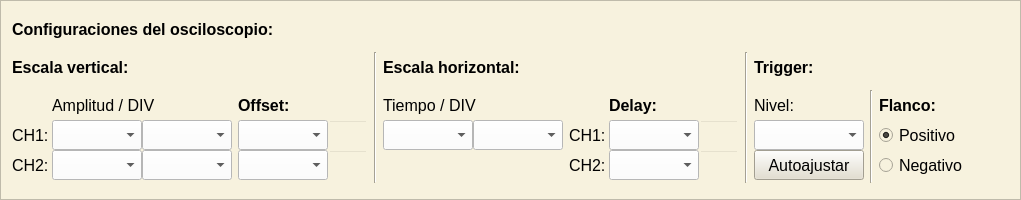
     <widget class="QFrame" name="row4_1">
      <property name="minimumSize">
       <size>
        <width>351</width>
        <height>200</height>
       </size>
      </property>
      <property name="maximumSize">
       <size>
        <width>16777215</width>
        <height>200</height>
       </size>
      </property>
      <property name="styleSheet">
       <string notr="true">background-color: rgb(247, 242, 222);</string>
      </property>
      <property name="frameShape">
       <enum>QFrame::Shape::StyledPanel</enum>
      </property>
      <property name="frameShadow">
       <enum>QFrame::Shadow::Raised</enum>
      </property>
      <layout class="QGridLayout" name="gridLayout_16">
       <item row="2" column="3">
        <layout class="QGridLayout" name="gridLayout">
         <property name="spacing">
          <number>0</number>
         </property>
         <item row="0" column="0" colspan="2">
          <widget class="QLabel" name="tiempo_div">
           <property name="minimumSize">
            <size>
             <width>100</width>
             <height>30</height>
            </size>
           </property>
           <property name="maximumSize">
            <size>
             <width>100</width>
             <height>30</height>
            </size>
           </property>
           <property name="font">
            <font>
             <family>Segoe UI</family>
             <pointsize>12</pointsize>
            </font>
           </property>
           <property name="text">
            <string>Tiempo / DIV</string>
           </property>
          </widget>
         </item>
         <item row="1" column="1">
          <widget class="QComboBox" name="tiempo_unidad">
           <property name="minimumSize">
            <size>
             <width>90</width>
             <height>30</height>
            </size>
           </property>
           <property name="maximumSize">
            <size>
             <width>90</width>
             <height>30</height>
            </size>
           </property>
           <property name="font">
            <font>
             <pointsize>12</pointsize>
            </font>
           </property>
           <property name="styleSheet">
            <string notr="true">background-color: rgb(255, 255, 255);</string>
           </property>
          </widget>
         </item>
         <item row="1" column="0">
          <widget class="QComboBox" name="tiempo_valor">
           <property name="minimumSize">
            <size>
             <width>90</width>
             <height>30</height>
            </size>
           </property>
           <property name="maximumSize">
            <size>
             <width>90</width>
             <height>30</height>
            </size>
           </property>
           <property name="font">
            <font>
             <pointsize>12</pointsize>
            </font>
           </property>
           <property name="styleSheet">
            <string notr="true">background-color: rgb(255, 255, 255);</string>
           </property>
          </widget>
         </item>
         <item row="2" column="0" colspan="2">
          <spacer name="verticalSpacer">
           <property name="orientation">
            <enum>Qt::Orientation::Vertical</enum>
           </property>
           <property name="sizeType">
            <enum>QSizePolicy::Policy::Maximum</enum>
           </property>
           <property name="sizeHint" stdset="0">
            <size>
             <width>20</width>
             <height>33</height>
            </size>
           </property>
          </spacer>
         </item>
        </layout>
       </item>
       <item row="2" column="9">
        <spacer name="horizontalSpacer_4">
         <property name="orientation">
          <enum>Qt::Orientation::Horizontal</enum>
         </property>
         <property name="sizeHint" stdset="0">
          <size>
           <width>40</width>
           <height>20</height>
          </size>
         </property>
        </spacer>
       </item>
       <item row="1" column="5" rowspan="2">
        <widget class="Line" name="line_2">
         <property name="orientation">
          <enum>Qt::Orientation::Vertical</enum>
         </property>
        </widget>
       </item>
       <item row="1" column="6">
        <widget class="QLabel" name="trigger">
         <property name="minimumSize">
          <size>
           <width>60</width>
           <height>30</height>
          </size>
         </property>
         <property name="maximumSize">
          <size>
           <width>60</width>
           <height>30</height>
          </size>
         </property>
         <property name="font">
          <font>
           <family>Segoe UI</family>
           <pointsize>12</pointsize>
           <bold>true</bold>
          </font>
         </property>
         <property name="text">
          <string>Trigger:</string>
         </property>
        </widget>
       </item>
       <item row="2" column="4">
        <layout class="QGridLayout" name="gridLayout_2">
         <property name="spacing">
          <number>0</number>
         </property>
         <item row="1" column="1">
          <widget class="QComboBox" name="ch1_delay_valor">
           <property name="minimumSize">
            <size>
             <width>90</width>
             <height>30</height>
            </size>
           </property>
           <property name="maximumSize">
            <size>
             <width>90</width>
             <height>30</height>
            </size>
           </property>
           <property name="font">
            <font>
             <family>Segoe UI</family>
             <pointsize>12</pointsize>
            </font>
           </property>
           <property name="styleSheet">
            <string notr="true">background-color: rgb(255, 255, 255);</string>
           </property>
          </widget>
         </item>
         <item row="1" column="0">
          <widget class="QLabel" name="ch1_delay">
           <property name="minimumSize">
            <size>
             <width>40</width>
             <height>30</height>
            </size>
           </property>
           <property name="maximumSize">
            <size>
             <width>40</width>
             <height>30</height>
            </size>
           </property>
           <property name="font">
            <font>
             <family>Segoe UI</family>
             <pointsize>12</pointsize>
            </font>
           </property>
           <property name="text">
            <string>CH1:</string>
           </property>
          </widget>
         </item>
         <item row="2" column="1">
          <widget class="QComboBox" name="ch2_delay_valor">
           <property name="minimumSize">
            <size>
             <width>90</width>
             <height>30</height>
            </size>
           </property>
           <property name="maximumSize">
            <size>
             <width>90</width>
             <height>30</height>
            </size>
           </property>
           <property name="font">
            <font>
             <family>Segoe UI</family>
             <pointsize>12</pointsize>
            </font>
           </property>
           <property name="styleSheet">
            <string notr="true">background-color: rgb(255, 255, 255);</string>
           </property>
          </widget>
         </item>
         <item row="1" column="2">
          <widget class="QLineEdit" name="ch1_delay_unidad">
           <property name="minimumSize">
            <size>
             <width>40</width>
             <height>30</height>
            </size>
           </property>
           <property name="maximumSize">
            <size>
             <width>40</width>
             <height>30</height>
            </size>
           </property>
           <property name="font">
            <font>
             <family>Segoe UI</family>
             <pointsize>12</pointsize>
            </font>
           </property>
           <property name="styleSheet">
            <string notr="true">background-color: transparent </string>
           </property>
           <property name="readOnly">
            <bool>true</bool>
           </property>
          </widget>
         </item>
         <item row="2" column="2">
          <widget class="QLineEdit" name="ch2_delay_unidad">
           <property name="minimumSize">
            <size>
             <width>40</width>
             <height>30</height>
            </size>
           </property>
           <property name="maximumSize">
            <size>
             <width>40</width>
             <height>30</height>
            </size>
           </property>
           <property name="font">
            <font>
             <family>Segoe UI</family>
             <pointsize>12</pointsize>
            </font>
           </property>
           <property name="styleSheet">
            <string notr="true">background-color: transparent </string>
           </property>
           <property name="readOnly">
            <bool>true</bool>
           </property>
          </widget>
         </item>
         <item row="2" column="0">
          <widget class="QLabel" name="ch2_delay">
           <property name="minimumSize">
            <size>
             <width>40</width>
             <height>30</height>
            </size>
           </property>
           <property name="maximumSize">
            <size>
             <width>40</width>
             <height>30</height>
            </size>
           </property>
           <property name="font">
            <font>
             <family>Segoe UI</family>
             <pointsize>12</pointsize>
            </font>
           </property>
           <property name="text">
            <string>CH2:</string>
           </property>
          </widget>
         </item>
         <item row="0" column="1">
          <widget class="QLabel" name="delay">
           <property name="minimumSize">
            <size>
             <width>50</width>
             <height>30</height>
            </size>
           </property>
           <property name="maximumSize">
            <size>
             <width>50</width>
             <height>30</height>
            </size>
           </property>
           <property name="font">
            <font>
             <family>Segoe UI</family>
             <pointsize>12</pointsize>
             <bold>true</bold>
            </font>
           </property>
           <property name="text">
            <string>Delay:</string>
           </property>
          </widget>
         </item>
        </layout>
       </item>
       <item row="2" column="8">
        <layout class="QGridLayout" name="gridLayout_5">
         <property name="spacing">
          <number>0</number>
         </property>
         <item row="2" column="0">
          <widget class="QRadioButton" name="f_negativo">
           <property name="minimumSize">
            <size>
             <width>90</width>
             <height>30</height>
            </size>
           </property>
           <property name="maximumSize">
            <size>
             <width>90</width>
             <height>30</height>
            </size>
           </property>
           <property name="font">
            <font>
             <family>Segoe UI</family>
             <pointsize>12</pointsize>
            </font>
           </property>
           <property name="text">
            <string>Negativo</string>
           </property>
          </widget>
         </item>
         <item row="1" column="0">
          <widget class="QRadioButton" name="f_positivo">
           <property name="minimumSize">
            <size>
             <width>90</width>
             <height>30</height>
            </size>
           </property>
           <property name="maximumSize">
            <size>
             <width>90</width>
             <height>30</height>
            </size>
           </property>
           <property name="font">
            <font>
             <family>Segoe UI</family>
             <pointsize>12</pointsize>
            </font>
           </property>
           <property name="text">
            <string>Positivo</string>
           </property>
           <property name="checked">
            <bool>true</bool>
           </property>
          </widget>
         </item>
         <item row="0" column="0">
          <widget class="QLabel" name="trigger_flanco">
           <property name="minimumSize">
            <size>
             <width>85</width>
             <height>30</height>
            </size>
           </property>
           <property name="maximumSize">
            <size>
             <width>85</width>
             <height>30</height>
            </size>
           </property>
           <property name="font">
            <font>
             <family>Segoe UI</family>
             <pointsize>12</pointsize>
             <bold>true</bold>
            </font>
           </property>
           <property name="text">
            <string>Flanco:</string>
           </property>
          </widget>
         </item>
        </layout>
       </item>
       <item row="2" column="0">
        <layout class="QGridLayout" name="gridLayout_3">
         <property name="spacing">
          <number>0</number>
         </property>
         <item row="2" column="0">
          <widget class="QLabel" name="ch2_tension">
           <property name="minimumSize">
            <size>
             <width>40</width>
             <height>30</height>
            </size>
           </property>
           <property name="maximumSize">
            <size>
             <width>40</width>
             <height>30</height>
            </size>
           </property>
           <property name="font">
            <font>
             <family>Segoe UI</family>
             <pointsize>12</pointsize>
            </font>
           </property>
           <property name="text">
            <string>CH2:</string>
           </property>
          </widget>
         </item>
         <item row="2" column="2">
          <widget class="QComboBox" name="ch2_tension_unidad">
           <property name="minimumSize">
            <size>
             <width>90</width>
             <height>30</height>
            </size>
           </property>
           <property name="maximumSize">
            <size>
             <width>90</width>
             <height>30</height>
            </size>
           </property>
           <property name="font">
            <font>
             <family>Segoe UI</family>
             <pointsize>12</pointsize>
            </font>
           </property>
           <property name="styleSheet">
            <string notr="true">background-color: rgb(255, 255, 255);</string>
           </property>
          </widget>
         </item>
         <item row="1" column="0">
          <widget class="QLabel" name="ch1_tension">
           <property name="minimumSize">
            <size>
             <width>40</width>
             <height>30</height>
            </size>
           </property>
           <property name="maximumSize">
            <size>
             <width>40</width>
             <height>30</height>
            </size>
           </property>
           <property name="font">
            <font>
             <family>Segoe UI</family>
             <pointsize>12</pointsize>
            </font>
           </property>
           <property name="text">
            <string>CH1:</string>
           </property>
          </widget>
         </item>
         <item row="2" column="1">
          <widget class="QComboBox" name="ch2_tension_valor">
           <property name="minimumSize">
            <size>
             <width>90</width>
             <height>30</height>
            </size>
           </property>
           <property name="maximumSize">
            <size>
             <width>90</width>
             <height>30</height>
            </size>
           </property>
           <property name="font">
            <font>
             <pointsize>12</pointsize>
            </font>
           </property>
           <property name="styleSheet">
            <string notr="true">background-color: rgb(255, 255, 255);</string>
           </property>
          </widget>
         </item>
         <item row="0" column="1" colspan="2">
          <widget class="QLabel" name="amplitud_div">
           <property name="minimumSize">
            <size>
             <width>110</width>
             <height>30</height>
            </size>
           </property>
           <property name="maximumSize">
            <size>
             <width>110</width>
             <height>30</height>
            </size>
           </property>
           <property name="font">
            <font>
             <family>Segoe UI</family>
             <pointsize>12</pointsize>
            </font>
           </property>
           <property name="text">
            <string>Amplitud / DIV</string>
           </property>
          </widget>
         </item>
         <item row="1" column="1">
          <widget class="QComboBox" name="ch1_tension_valor">
           <property name="minimumSize">
            <size>
             <width>90</width>
             <height>30</height>
            </size>
           </property>
           <property name="maximumSize">
            <size>
             <width>90</width>
             <height>30</height>
            </size>
           </property>
           <property name="font">
            <font>
             <pointsize>12</pointsize>
            </font>
           </property>
           <property name="styleSheet">
            <string notr="true">background-color: rgb(255, 255, 255);</string>
           </property>
          </widget>
         </item>
         <item row="1" column="2">
          <widget class="QComboBox" name="ch1_tension_unidad">
           <property name="minimumSize">
            <size>
             <width>90</width>
             <height>30</height>
            </size>
           </property>
           <property name="maximumSize">
            <size>
             <width>90</width>
             <height>30</height>
            </size>
           </property>
           <property name="font">
            <font>
             <pointsize>12</pointsize>
            </font>
           </property>
           <property name="styleSheet">
            <string notr="true">background-color: rgb(255, 255, 255);</string>
           </property>
          </widget>
         </item>
        </layout>
       </item>
       <item row="2" column="1">
        <layout class="QGridLayout" name="gridLayout_4">
         <property name="spacing">
          <number>0</number>
         </property>
         <item row="0" column="0">
          <widget class="QLabel" name="offset">
           <property name="minimumSize">
            <size>
             <width>90</width>
             <height>30</height>
            </size>
           </property>
           <property name="maximumSize">
            <size>
             <width>90</width>
             <height>30</height>
            </size>
           </property>
           <property name="font">
            <font>
             <family>Segoe UI</family>
             <pointsize>12</pointsize>
             <bold>true</bold>
            </font>
           </property>
           <property name="text">
            <string>Offset:</string>
           </property>
          </widget>
         </item>
         <item row="1" column="0">
          <widget class="QComboBox" name="ch1_offset">
           <property name="minimumSize">
            <size>
             <width>90</width>
             <height>30</height>
            </size>
           </property>
           <property name="maximumSize">
            <size>
             <width>90</width>
             <height>30</height>
            </size>
           </property>
           <property name="font">
            <font>
             <pointsize>12</pointsize>
            </font>
           </property>
           <property name="styleSheet">
            <string notr="true">background-color: rgb(255, 255, 255);</string>
           </property>
          </widget>
         </item>
         <item row="2" column="0">
          <widget class="QComboBox" name="ch2_offset">
           <property name="minimumSize">
            <size>
             <width>90</width>
             <height>30</height>
            </size>
           </property>
           <property name="maximumSize">
            <size>
             <width>90</width>
             <height>30</height>
            </size>
           </property>
           <property name="font">
            <font>
             <family>Segoe UI</family>
             <pointsize>12</pointsize>
            </font>
           </property>
           <property name="styleSheet">
            <string notr="true">background-color: rgb(255, 255, 255);</string>
           </property>
          </widget>
         </item>
         <item row="1" column="1">
          <widget class="QLineEdit" name="ch1_offset_unidad">
           <property name="minimumSize">
            <size>
             <width>40</width>
             <height>30</height>
            </size>
           </property>
           <property name="maximumSize">
            <size>
             <width>40</width>
             <height>30</height>
            </size>
           </property>
           <property name="font">
            <font>
             <family>Segoe UI</family>
             <pointsize>12</pointsize>
            </font>
           </property>
           <property name="styleSheet">
            <string notr="true">background-color: transparent </string>
           </property>
           <property name="readOnly">
            <bool>true</bool>
           </property>
          </widget>
         </item>
         <item row="2" column="1">
          <widget class="QLineEdit" name="ch2_offset_unidad">
           <property name="minimumSize">
            <size>
             <width>40</width>
             <height>30</height>
            </size>
           </property>
           <property name="maximumSize">
            <size>
             <width>40</width>
             <height>30</height>
            </size>
           </property>
           <property name="font">
            <font>
             <family>Segoe UI</family>
             <pointsize>12</pointsize>
            </font>
           </property>
           <property name="styleSheet">
            <string notr="true">background-color: transparent </string>
           </property>
           <property name="readOnly">
            <bool>true</bool>
           </property>
          </widget>
         </item>
        </layout>
       </item>
       <item row="2" column="6">
        <layout class="QGridLayout" name="gridLayout_8">
         <property name="spacing">
          <number>0</number>
         </property>
         <item row="1" column="0">
          <widget class="QLabel" name="trigger_nivel">
           <property name="minimumSize">
            <size>
             <width>40</width>
             <height>30</height>
            </size>
           </property>
           <property name="maximumSize">
            <size>
             <width>40</width>
             <height>30</height>
            </size>
           </property>
           <property name="font">
            <font>
             <family>Segoe UI</family>
             <pointsize>12</pointsize>
            </font>
           </property>
           <property name="text">
            <string>Nivel:</string>
           </property>
          </widget>
         </item>
         <item row="2" column="0">
          <widget class="QComboBox" name="trigger_nivel_valor">
           <property name="minimumSize">
            <size>
             <width>110</width>
             <height>30</height>
            </size>
           </property>
           <property name="maximumSize">
            <size>
             <width>110</width>
             <height>30</height>
            </size>
           </property>
           <property name="font">
            <font>
             <family>Segoe UI</family>
             <pointsize>12</pointsize>
            </font>
           </property>
           <property name="styleSheet">
            <string notr="true">background-color: rgb(255, 255, 255);</string>
           </property>
          </widget>
         </item>
         <item row="3" column="0">
          <widget class="QPushButton" name="btn_autoajustar">
           <property name="minimumSize">
            <size>
             <width>110</width>
             <height>30</height>
            </size>
           </property>
           <property name="maximumSize">
            <size>
             <width>110</width>
             <height>30</height>
            </size>
           </property>
           <property name="font">
            <font>
             <pointsize>12</pointsize>
            </font>
           </property>
           <property name="styleSheet">
            <string notr="true">background-color: rgba(227, 222, 204, 254);</string>
           </property>
           <property name="text">
            <string>Autoajustar</string>
           </property>
          </widget>
         </item>
        </layout>
       </item>
       <item row="1" column="3">
        <widget class="QLabel" name="escala_horizontal">
         <property name="minimumSize">
          <size>
           <width>140</width>
           <height>30</height>
          </size>
         </property>
         <property name="maximumSize">
          <size>
           <width>140</width>
           <height>30</height>
          </size>
         </property>
         <property name="font">
          <font>
           <family>Segoe UI</family>
           <pointsize>12</pointsize>
           <bold>true</bold>
          </font>
         </property>
         <property name="text">
          <string>Escala horizontal:</string>
         </property>
        </widget>
       </item>
       <item row="1" column="2" rowspan="2">
        <widget class="Line" name="line">
         <property name="orientation">
          <enum>Qt::Orientation::Vertical</enum>
         </property>
        </widget>
       </item>
       <item row="1" column="0">
        <widget class="QLabel" name="escala_vertical">
         <property name="minimumSize">
          <size>
           <width>120</width>
           <height>30</height>
          </size>
         </property>
         <property name="maximumSize">
          <size>
           <width>120</width>
           <height>30</height>
          </size>
         </property>
         <property name="font">
          <font>
           <family>Segoe UI</family>
           <pointsize>12</pointsize>
           <bold>true</bold>
          </font>
         </property>
         <property name="text">
          <string>Escala vertical:</string>
         </property>
        </widget>
       </item>
       <item row="0" column="0" colspan="2">
        <widget class="QLabel" name="configuraciones_osciloscopio">
         <property name="minimumSize">
          <size>
           <width>270</width>
           <height>30</height>
          </size>
         </property>
         <property name="maximumSize">
          <size>
           <width>270</width>
           <height>30</height>
          </size>
         </property>
         <property name="font">
          <font>
           <family>Segoe UI</family>
           <pointsize>12</pointsize>
           <bold>true</bold>
          </font>
         </property>
         <property name="text">
          <string>Configuraciones del osciloscopio:</string>
         </property>
        </widget>
       </item>
       <item row="2" column="7">
        <widget class="Line" name="line_3">
         <property name="orientation">
          <enum>Qt::Orientation::Vertical</enum>
         </property>
        </widget>
       </item>
      </layout>
     </widget>
